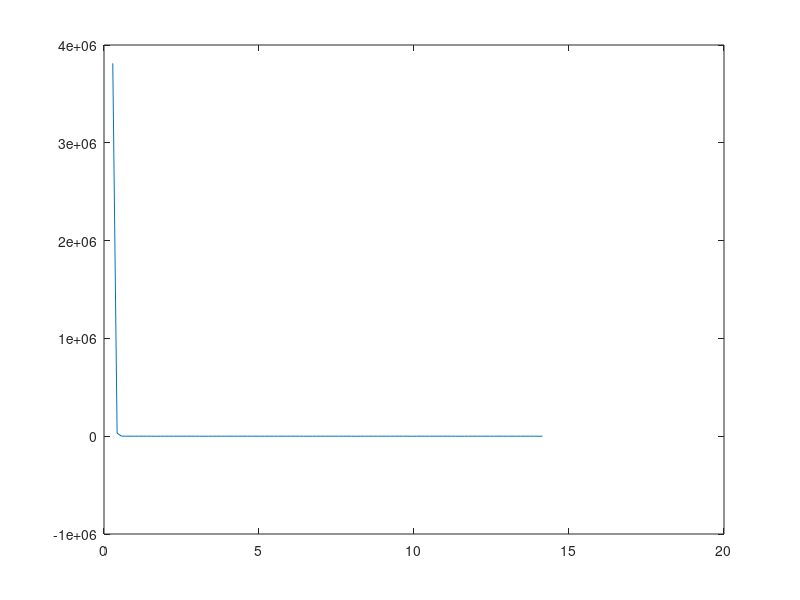

The MATLAB source for this figure:
x = y = linspace(0.2, 10, 100);
r = sqrt(x .^ 2 + y .^ 2);
[xx, yy] = meshgrid(x, y);
u = 1 ./ (r .^ 12) - 1 ./ (r .^ 6);
plot(r, u);
